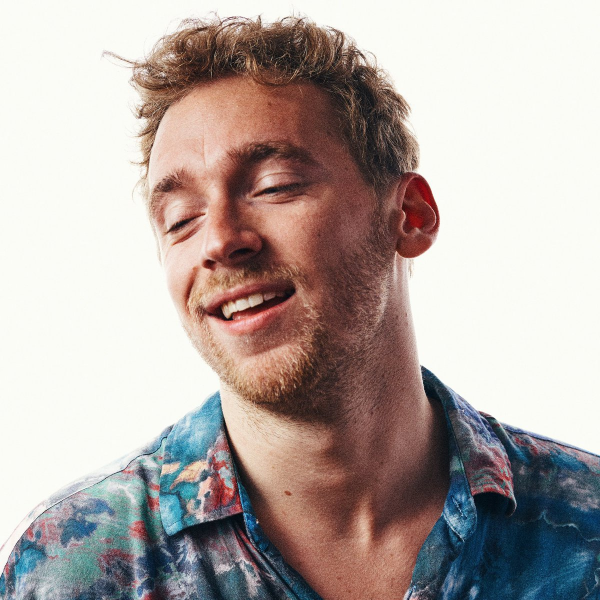
#> input picture music/musicvote/uploads/musicvote/uploads/artistphotos/nathan-trent.jpg, 1200 x 1200 px (shown at 1/2 size)
$ python -i models.py   (imports and definitions only)
#> lines starting #> are read from the running program, lines starting #| are printed output that depends on the picture
from django.db import models
from django.core.validators import MinValueValidator, MaxValueValidator
from django.db.models import Avg
from django.conf import settings
from django.utils.text import slugify
from django.urls import reverse
from PIL import Image
from io import BytesIO
from django.core.files import File

def crop_resize_and_compress_image(image, size=(300, 300)):
#> called with size = (300, 300)
	img = Image.open(image)
#> img is the input picture: PIL image 1200x1200 RGB; mean R, G, B 179.6, 168.6, 164.4
	img.convert('RGB')
	width, height = img.size
#> width = 1200; height = 1200
	# 1) Crop image to a square (if not already a square)
	if (width < height):
		box = (0, 0, width, width)
		height = width
		img = img.crop(box)
	elif (height < width):
		box = (0, 0, height, height)
		width = height
		img = img.crop(box)
	# 2) Resize image to _size_
	if (width > size[0]) and (height > size[1]):
		img = img.resize(size)
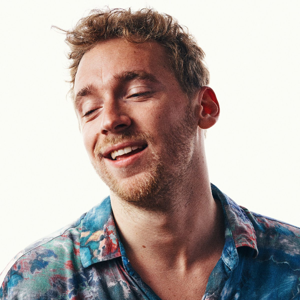
#> img: PIL image 300x300 RGB; mean R, G, B 179.6, 168.6, 164.4
	# 3) Save and return image
	img_io = BytesIO()
	img.save(img_io, format='JPEG', quality=80)
#> (the run stopped early here; a loop or call above may not have finished)
